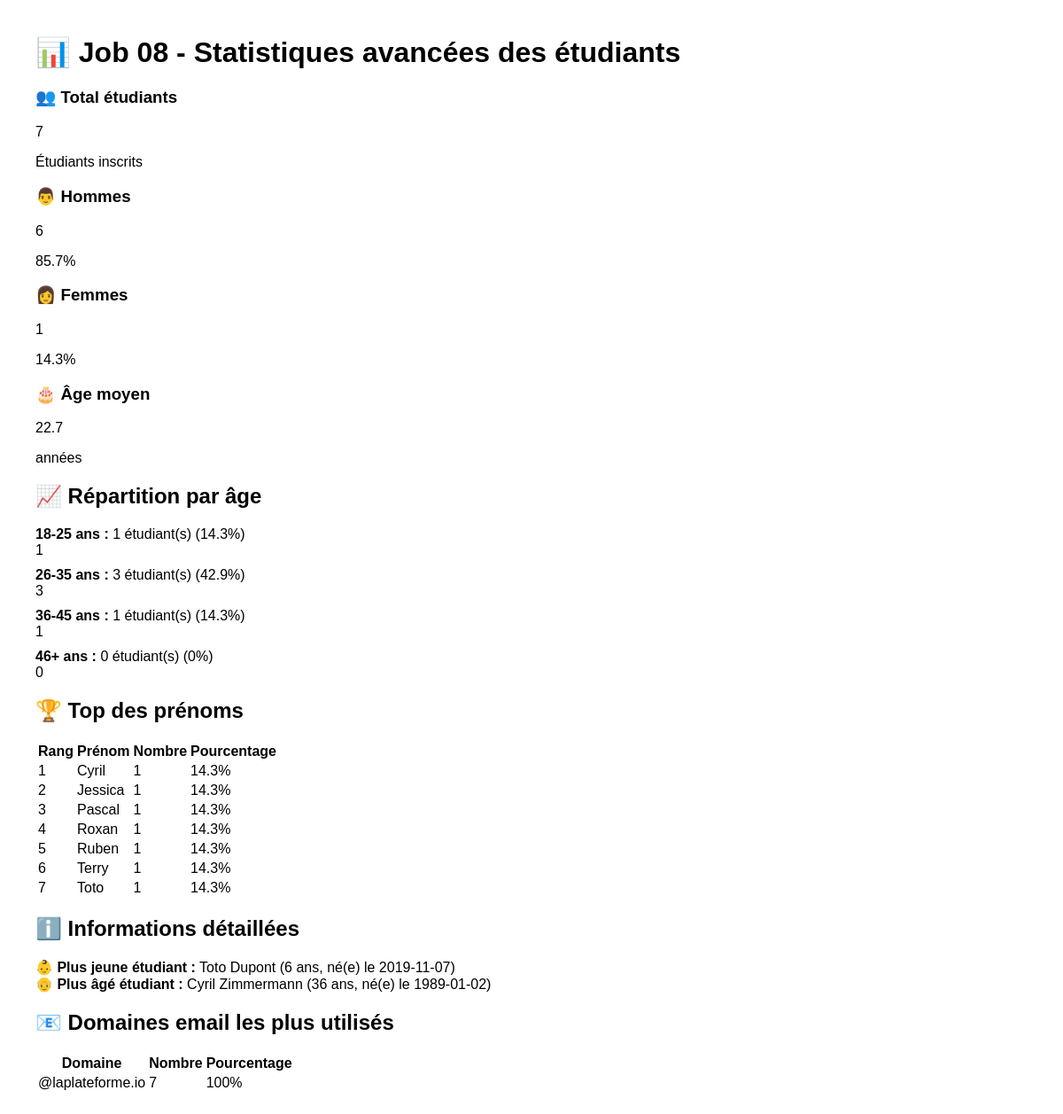
The page /jour10/job08/index.php on the database its author committed.
### tables this page shows
CREATE TABLE IF NOT EXISTS `etudiants` (
  `id` int NOT NULL AUTO_INCREMENT,
  `prenom` varchar(255) NOT NULL,
  `nom` varchar(255) NOT NULL,
  `naissance` date NOT NULL,
  `sexe` varchar(25) NOT NULL,
  `email` varchar(255) NOT NULL,
  PRIMARY KEY (`id`)
);

### jour10/job08/index.php (the view, shortened to what this page needs)
<!DOCTYPE html>
<html lang="fr">
<head>
</head>
<body>
    <div class="container">
        <h1>📊 Job 08 - Statistiques avancées des étudiants</h1>
        <?php
        $host = 'localhost';
        $dbname = 'jour09';
        $username = 'root';
        $password = '';
        try {
            $pdo = new PDO("mysql:host=$host;dbname=$dbname;charset=utf8", $username, $password);
            $pdo->setAttribute(PDO::ATTR_ERRMODE, PDO::ERRMODE_EXCEPTION);
            $totalStmt = $pdo->query("SELECT COUNT(*) as total FROM etudiants");
            $total = $totalStmt->fetch(PDO::FETCH_ASSOC)['total'];
            $hommes = $pdo->query("SELECT COUNT(*) as total FROM etudiants WHERE sexe = 'Homme'")->fetch()['total'];
            $femmes = $pdo->query("SELECT COUNT(*) as total FROM etudiants WHERE sexe = 'Femme'")->fetch()['total'];
            $ageStmt = $pdo->query("SELECT AVG(YEAR(CURDATE()) - YEAR(naissance)) as age_moyen FROM etudiants");
            $ageMoyen = round($ageStmt->fetch()['age_moyen'], 1);
            echo '<div class="stats-grid">';
            echo '<div class="stat-card primary">';
            echo '<h3>👥 Total étudiants</h3>';
            echo '<div class="stat-number">' . $total . '</div>';
            echo '<p>Étudiants inscrits</p>';
            echo '</div>';
            echo '<div class="stat-card success">';
            echo '<h3>👨 Hommes</h3>';
            echo '<div class="stat-number">' . $hommes . '</div>';
            echo '<p>' . ($total > 0 ? round(($hommes / $total) * 100, 1) : 0) . '%</p>';
            echo '</div>';
            echo '<div class="stat-card warning">';
            echo '<h3>👩 Femmes</h3>';
            echo '<div class="stat-number">' . $femmes . '</div>';
            echo '<p>' . ($total > 0 ? round(($femmes / $total) * 100, 1) : 0) . '%</p>';
            echo '</div>';
            echo '<div class="stat-card info">';
            echo '<h3>🎂 Âge moyen</h3>';
            echo '<div class="stat-number">' . $ageMoyen . '</div>';
            echo '<p>années</p>';
            echo '</div>';
            echo '</div>';
            echo '<h2>📈 Répartition par âge</h2>';
            $ageRanges = [
                '18-25' => ['min' => 18, 'max' => 25],
                '26-35' => ['min' => 26, 'max' => 35],
                '36-45' => ['min' => 36, 'max' => 45],
                '46+' => ['min' => 46, 'max' => 999]
            ];
            echo '<div class="chart-container">';
            foreach ($ageRanges as $range => $limits) {
                $sql = "SELECT COUNT(*) as count FROM etudiants
                        WHERE (YEAR(CURDATE()) - YEAR(naissance)) BETWEEN {$limits['min']} AND {$limits['max']}";
                $count = $pdo->query($sql)->fetch()['count'];
                $percentage = $total > 0 ? ($count / $total) * 100 : 0;
                echo '<div style="margin: 10px 0;">';
                echo '<strong>' . $range . ' ans :</strong> ' . $count . ' étudiant(s) (' . round($percentage, 1) . '%)';
                echo '<div class="age-bar" style="width: ' . ($percentage * 3) . 'px; min-width: 50px;">';
                echo '<span class="age-label">' . $count . '</span>';
                echo '</div>';
                echo '</div>';
            }
            echo '</div>';
            echo '<h2>🏆 Top des prénoms</h2>';
            $prenomsStmt = $pdo->query("
                SELECT prenom, COUNT(*) as count
                FROM etudiants
                GROUP BY prenom
                ORDER BY count DESC, prenom ASC
                LIMIT 10
            ");
            $prenoms = $prenomsStmt->fetchAll(PDO::FETCH_ASSOC);
            if ($prenoms) {
                echo '<table>';
                echo '<thead><tr><th>Rang</th><th>Prénom</th><th>Nombre</th><th>Pourcentage</th></tr></thead>';
                echo '<tbody>';
                foreach ($prenoms as $index => $prenom) {
                    $pourcentage = $total > 0 ? round(($prenom['count'] / $total) * 100, 1) : 0;
                    echo '<tr>';
                    echo '<td>' . ($index + 1) . '</td>';
                    echo '<td>' . htmlspecialchars($prenom['prenom']) . '</td>';
                    echo '<td>' . $prenom['count'] . '</td>';
                    echo '<td>' . $pourcentage . '%</td>';
                    echo '</tr>';
                }
                echo '</tbody>';
                echo '</table>';
            }
            echo '<h2>ℹ️ Informations détaillées</h2>';
            $plusJeuneInfoStmt = $pdo->query("
                SELECT prenom, nom, naissance, (YEAR(CURDATE()) - YEAR(naissance)) as age
                FROM etudiants
                ORDER BY naissance DESC
                LIMIT 1
            ");
            $plusJeuneInfo = $plusJeuneInfoStmt->fetch(PDO::FETCH_ASSOC);
            $plusAgeInfoStmt = $pdo->query("
                SELECT prenom, nom, naissance, (YEAR(CURDATE()) - YEAR(naissance)) as age
                FROM etudiants
                ORDER BY naissance ASC
                LIMIT 1
            ");
            $plusAgeInfo = $plusAgeInfoStmt->fetch(PDO::FETCH_ASSOC);
            echo '<div class="info">';
            echo '<strong>👶 Plus jeune étudiant :</strong> ';
            if ($plusJeuneInfo) {
                echo htmlspecialchars($plusJeuneInfo['prenom'] . ' ' . $plusJeuneInfo['nom']) .
                     ' (' . $plusJeuneInfo['age'] . ' ans, né(e) le ' . $plusJeuneInfo['naissance'] . ')';
            } else {
                echo 'Aucune donnée';
            }
            echo '<br>';
            echo '<strong>👴 Plus âgé étudiant :</strong> ';
            if ($plusAgeInfo) {
                echo htmlspecialchars($plusAgeInfo['prenom'] . ' ' . $plusAgeInfo['nom']) .
                     ' (' . $plusAgeInfo['age'] . ' ans, né(e) le ' . $plusAgeInfo['naissance'] . ')';
            } else {
                echo 'Aucune donnée';
            }
            echo '</div>';
            echo '<h2>📧 Domaines email les plus utilisés</h2>';
            $domainesStmt = $pdo->query("
                SELECT
                    SUBSTRING(email, LOCATE('@', email) + 1) as domaine,
                    COUNT(*) as count
                FROM etudiants
                WHERE email LIKE '%@%'
                GROUP BY domaine
                ORDER BY count DESC
                LIMIT 5
            ");
            $domaines = $domainesStmt->fetchAll(PDO::FETCH_ASSOC);
            if ($domaines) {
                echo '<table>';
                echo '<thead><tr><th>Domaine</th><th>Nombre</th><th>Pourcentage</th></tr></thead>';
                echo '<tbody>';
                foreach ($domaines as $domaine) {
                    $pourcentage = $total > 0 ? round(($domaine['count'] / $total) * 100, 1) : 0;
                    echo '<tr>';
                    echo '<td>@' . htmlspecialchars($domaine['domaine']) . '</td>';
                    echo '<td>' . $domaine['count'] . '</td>';
                    echo '<td>' . $pourcentage . '%</td>';
                    echo '</tr>';
                }
                echo '</tbody>';
                echo '</table>';
            }
        } catch (PDOException $e) {
            echo '<div class="error">';
            echo '<strong>❌ Erreur de base de données :</strong><br>';
            echo htmlspecialchars($e->getMessage());
            echo '</div>';
        }
        ?>
    </div>
</body>
</html>

### rows shown on the page
etudiants: prenom+nom "Toto Dupont", naissance "2019-11-07"
etudiants: prenom+nom "Cyril Zimmermann", naissance "1989-01-02"

### other values the page prints
$total "7"
$hommes "6"
$femmes "1"
$ageMoyen "22.7"
$range "18-25"
$count "1"
$percentage "14.3"
$range "26-35"
$count "3"
$percentage "42.9"
$range "36-45"
$range "46+"
$count "0"
$percentage "0"
$prenom['prenom'] "Cyril"
